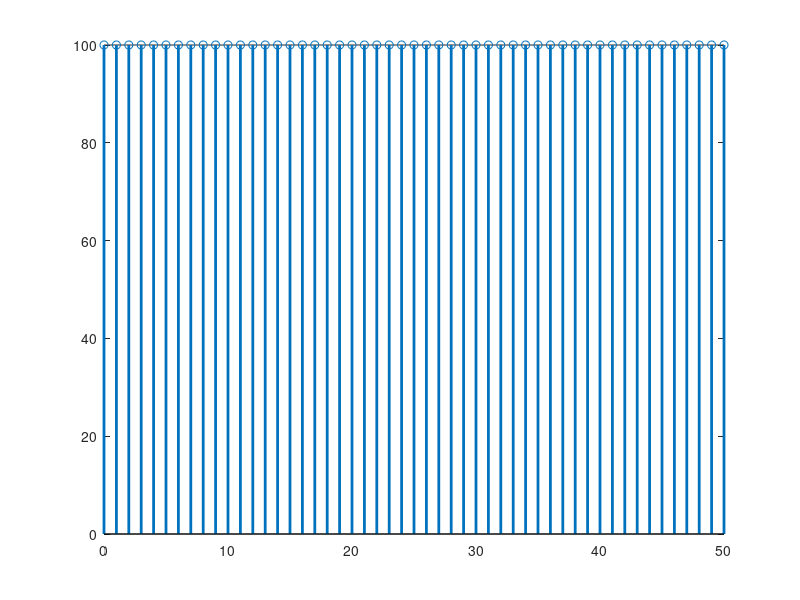
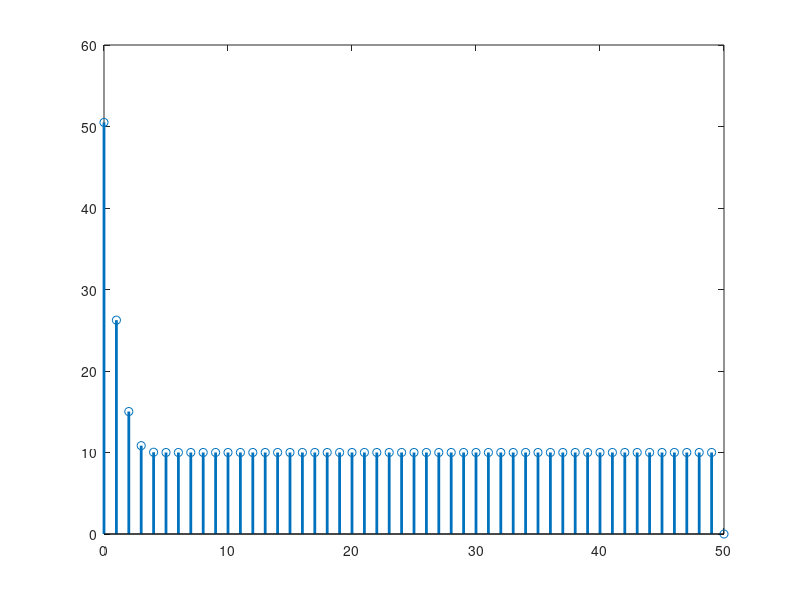

Write the MATLAB code that produced these figures, in order.
clc;
clear all;
close all;
warning off;
n=0:1:50;
a=100;
x=a*ones(size(n)+1);
y=zeros(size(n)+1);
y(1)=1;
for i=2:51
    y(i)=0.5*(y(i-1)+x(i)./y(i-1));
end
figure(1);
stem(n,x(2:52),'linewidth',2);
figure(2);
stem(n,y(2:52),'linewidth',2);
